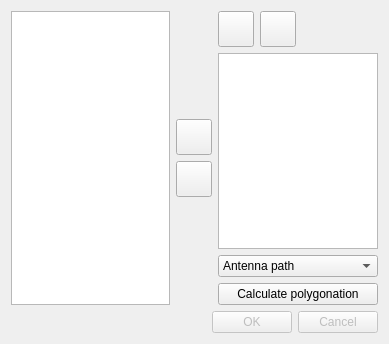
<?xml version="1.0" encoding="UTF-8"?>
<ui version="4.0">
 <class>TT_DialogPolygo</class>
 <widget class="QDialog" name="TT_DialogPolygo">
  <property name="geometry">
   <rect>
    <x>0</x>
    <y>0</y>
    <width>389</width>
    <height>344</height>
   </rect>
  </property>
  <property name="windowTitle">
   <string>Calculate polygonation</string>
  </property>
  <layout class="QVBoxLayout" name="verticalLayout_3">
   <item>
    <layout class="QHBoxLayout" name="horizontalLayout_2">
     <item>
      <widget class="QListWidget" name="listStations"/>
     </item>
     <item>
      <layout class="QVBoxLayout" name="verticalLayout">
       <item>
        <spacer name="verticalSpacer">
         <property name="orientation">
          <enum>Qt::Orientation::Vertical</enum>
         </property>
         <property name="sizeHint" stdset="0">
          <size>
           <width>20</width>
           <height>40</height>
          </size>
         </property>
        </spacer>
       </item>
       <item>
        <widget class="QPushButton" name="pbRight">
         <property name="minimumSize">
          <size>
           <width>36</width>
           <height>36</height>
          </size>
         </property>
         <property name="maximumSize">
          <size>
           <width>36</width>
           <height>36</height>
          </size>
         </property>
         <property name="toolTip">
          <string>Add station</string>
         </property>
         <property name="icon">
          <iconset resource="../../../res/icons/icons.qrc">
           <normaloff>:/icons/right.svg</normaloff>:/icons/right.svg</iconset>
         </property>
         <property name="iconSize">
          <size>
           <width>24</width>
           <height>24</height>
          </size>
         </property>
        </widget>
       </item>
       <item>
        <widget class="QPushButton" name="pbLeft">
         <property name="minimumSize">
          <size>
           <width>36</width>
           <height>36</height>
          </size>
         </property>
         <property name="toolTip">
          <string>Remove station</string>
         </property>
         <property name="icon">
          <iconset resource="../../../res/icons/icons.qrc">
           <normaloff>:/icons/left.svg</normaloff>:/icons/left.svg</iconset>
         </property>
         <property name="iconSize">
          <size>
           <width>24</width>
           <height>24</height>
          </size>
         </property>
        </widget>
       </item>
       <item>
        <spacer name="verticalSpacer_2">
         <property name="orientation">
          <enum>Qt::Orientation::Vertical</enum>
         </property>
         <property name="sizeHint" stdset="0">
          <size>
           <width>20</width>
           <height>40</height>
          </size>
         </property>
        </spacer>
       </item>
      </layout>
     </item>
     <item>
      <layout class="QVBoxLayout" name="verticalLayout_2">
       <item>
        <layout class="QHBoxLayout" name="horizontalLayout">
         <item>
          <widget class="QPushButton" name="pbUp">
           <property name="minimumSize">
            <size>
             <width>36</width>
             <height>36</height>
            </size>
           </property>
           <property name="maximumSize">
            <size>
             <width>36</width>
             <height>36</height>
            </size>
           </property>
           <property name="toolTip">
            <string>Move line up</string>
           </property>
           <property name="icon">
            <iconset resource="../../../res/icons/icons.qrc">
             <normaloff>:/icons/up.svg</normaloff>:/icons/up.svg</iconset>
           </property>
           <property name="iconSize">
            <size>
             <width>24</width>
             <height>24</height>
            </size>
           </property>
           <property name="shortcut">
            <string>PgUp</string>
           </property>
          </widget>
         </item>
         <item>
          <widget class="QPushButton" name="pbDown">
           <property name="minimumSize">
            <size>
             <width>36</width>
             <height>36</height>
            </size>
           </property>
           <property name="maximumSize">
            <size>
             <width>36</width>
             <height>36</height>
            </size>
           </property>
           <property name="toolTip">
            <string>Move line down</string>
           </property>
           <property name="icon">
            <iconset resource="../../../res/icons/icons.qrc">
             <normaloff>:/icons/down.svg</normaloff>:/icons/down.svg</iconset>
           </property>
           <property name="iconSize">
            <size>
             <width>24</width>
             <height>24</height>
            </size>
           </property>
           <property name="shortcut">
            <string>PgDown</string>
           </property>
          </widget>
         </item>
         <item>
          <spacer name="horizontalSpacer">
           <property name="orientation">
            <enum>Qt::Orientation::Horizontal</enum>
           </property>
           <property name="sizeHint" stdset="0">
            <size>
             <width>40</width>
             <height>20</height>
            </size>
           </property>
          </spacer>
         </item>
        </layout>
       </item>
       <item>
        <widget class="QListWidget" name="listPolygo"/>
       </item>
       <item>
        <widget class="QComboBox" name="cbPathType">
         <item>
          <property name="text">
           <string>Antenna path</string>
          </property>
         </item>
         <item>
          <property name="text">
           <string>Bounded path</string>
          </property>
         </item>
         <item>
          <property name="text">
           <string>Closed path</string>
          </property>
         </item>
        </widget>
       </item>
       <item>
        <widget class="QPushButton" name="pbCalculate">
         <property name="text">
          <string>Calculate polygonation</string>
         </property>
        </widget>
       </item>
      </layout>
     </item>
    </layout>
   </item>
   <item>
    <widget class="QDialogButtonBox" name="buttonBox">
     <property name="enabled">
      <bool>false</bool>
     </property>
     <property name="standardButtons">
      <set>QDialogButtonBox::StandardButton::Cancel|QDialogButtonBox::StandardButton::Ok</set>
     </property>
    </widget>
   </item>
  </layout>
 </widget>
 <resources>
  <include location="../../../res/icons/icons.qrc"/>
 </resources>
 <connections>
  <connection>
   <sender>buttonBox</sender>
   <signal>accepted()</signal>
   <receiver>TT_DialogPolygo</receiver>
   <slot>accept()</slot>
   <hints>
    <hint type="sourcelabel">
     <x>248</x>
     <y>254</y>
    </hint>
    <hint type="destinationlabel">
     <x>157</x>
     <y>274</y>
    </hint>
   </hints>
  </connection>
  <connection>
   <sender>buttonBox</sender>
   <signal>rejected()</signal>
   <receiver>TT_DialogPolygo</receiver>
   <slot>reject()</slot>
   <hints>
    <hint type="sourcelabel">
     <x>316</x>
     <y>260</y>
    </hint>
    <hint type="destinationlabel">
     <x>286</x>
     <y>274</y>
    </hint>
   </hints>
  </connection>
 </connections>
</ui>
